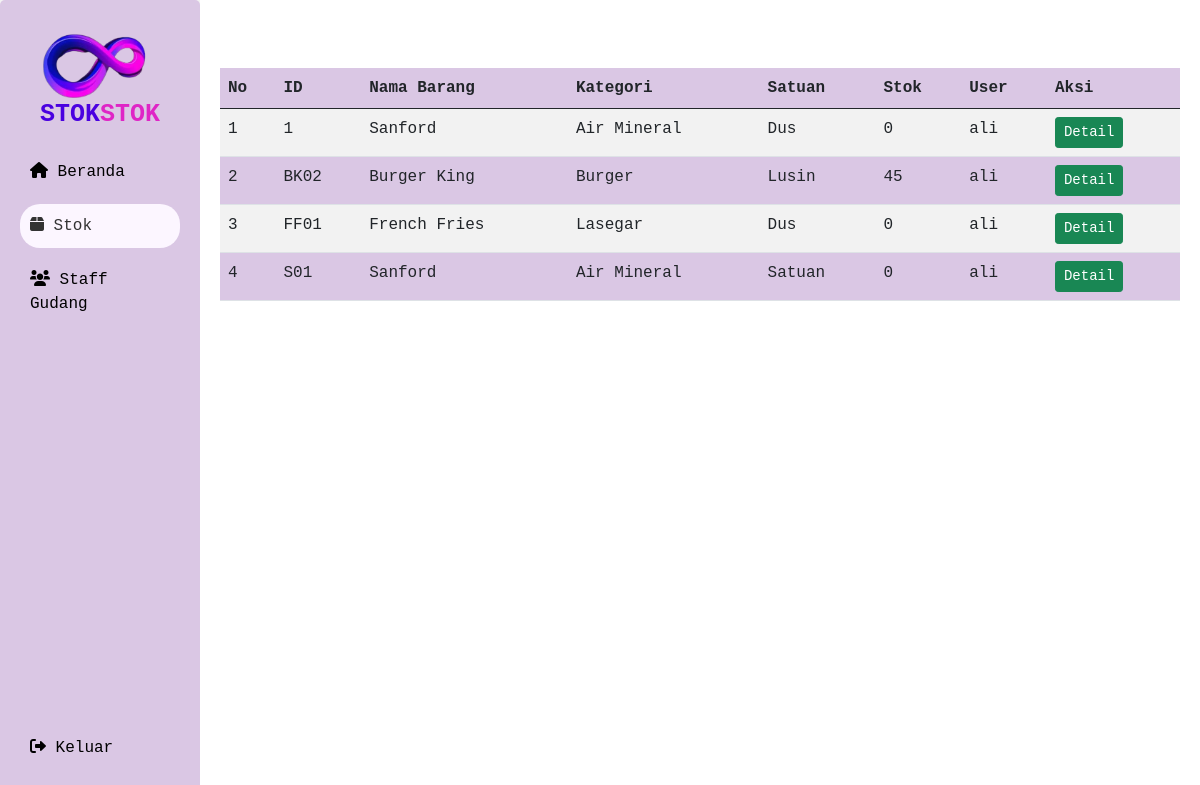
Page /PBL105/admin/stok.php (signed in) on the earlier database version.
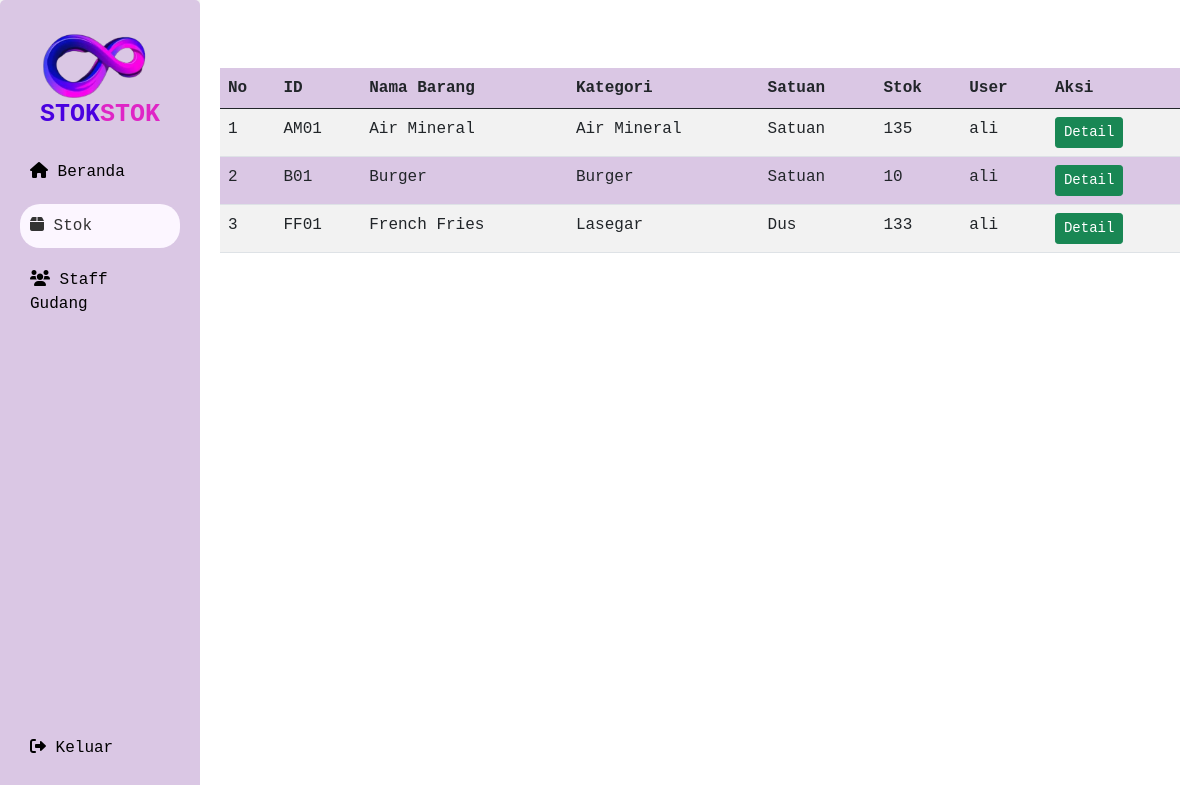
Same page on the later database version.
### tables this page shows
CREATE TABLE `barang` (
  `id_barang` varchar(50) NOT NULL,
  `id_kategori` int(11) NOT NULL,
  `nama_barang` varchar(255) NOT NULL,
  `id_user` int(11) NOT NULL,
  `id_satuan` int(11) NOT NULL,
  `stok` int(11) NOT NULL,
  `gambar` varchar(255) NOT NULL
);

CREATE TABLE `kategori` (
  `id_kategori` int(11) NOT NULL,
  `id_user` int(11) NOT NULL,
  `nama_kategori` varchar(255) NOT NULL,
  `jenis_kategori` varchar(255) NOT NULL
);

CREATE TABLE `satuan` (
  `id_satuan` int(11) NOT NULL,
  `id_user` int(11) NOT NULL,
  `nama_satuan` varchar(255) NOT NULL,
  `jumlah_satuan` int(11) NOT NULL
);

CREATE TABLE `user` (
  `id_user` int(11) NOT NULL,
  `nama` varchar(255) NOT NULL,
  `username` varchar(255) NOT NULL,
  `password` varchar(255) NOT NULL,
  `role` enum('admin','staff') NOT NULL
);

### PBL105/admin/stok.php (the view, shortened to what this page needs)
<?php
include"../koneksi.php";
$id_barang = $_GET['id'] ?? null;
if ($id_barang) {
    $stmt = $conn->prepare("SELECT COUNT(*) FROM barang WHERE id_barang = ?");
    $stmt->execute([$id_barang]);
    $barangCount = $stmt->fetchColumn();
    if ($barangCount == 0) {
        echo "<script>alert('ID Barang tidak ditemukan!'); window.location.href = 'st.php';</script>";
        exit();
    }
    $stmt = $conn->prepare("SELECT * FROM barang JOIN kategori ON barang.id_kategori = kategori.id_kategori JOIN satuan ON barang.id_satuan = satuan.id_satuan WHERE id_barang = ?");
    $stmt->execute([$id_barang]);
    $barang = $stmt->fetch();
    $historyStmt = $conn->prepare("SELECT
                                    id_transaksi_masuk AS id_transaksi,
                                    tanggal_masuk AS tanggal,
                                    'Masuk' AS jenis_transaksi,
                                    jumlah_masuk AS jumlah,
                                    NULL AS catatan
                                FROM transaksi_masuk
                                WHERE id_barang = ?
                                UNION ALL
                                SELECT
                                    id_transaksi_keluar AS id_transaksi,
                                    tanggal_keluar AS tanggal,
                                    'Keluar' AS jenis_transaksi,
                                    jumlah_keluar AS jumlah,
                                    catatan
                                FROM transaksi_keluar
                                WHERE id_barang = ?
                                ORDER BY tanggal ASC");
    $historyStmt->execute([$id_barang, $id_barang]);
    $history = $historyStmt->fetchAll();
} else {
    $stmt = $conn->prepare("SELECT * FROM barang JOIN user ON barang.id_user = user.id_user JOIN kategori ON barang.id_kategori = kategori.id_kategori JOIN satuan ON barang.id_satuan = satuan.id_satuan");
    $stmt->execute();
    $barangList = $stmt->fetchAll();
}
?>
<!DOCTYPE html>
<html lang="en">
<head>
    <link href="https://cdn.jsdelivr.net/npm/bootstrap@5.0.2/dist/css/bootstrap.min.css" rel="stylesheet">
    <link rel="stylesheet" href="https://cdnjs.cloudflare.com/ajax/libs/font-awesome/6.0.0-beta3/css/all.min.css">
</head>
<body>
    <div class="container-fluid">
        <div class="row">
            <div class="col-lg-2 col-xl-2 col-md-4 col-sm-3 sidebar">
            <img src="../gambar/1.png" alt="Logo" width="140" height="80">
                    <h3 class="stok-title" style="color: #4a00e0;">
                        <span>STOK</span><span style="color: rgb(223, 37, 198);">STOK</span>
                    </h3>
                    <a href="dashboard.php">
                <i class="fas fa-home"></i> Beranda
            </a>
            <a style="background-color:rgb(252, 246, 255); color: #333; border-radius: 20px;" href="stok.php">
                <i class="fas fa-box"></i> Stok
            </a>
            <a href="st.php">
                <i class="fas fa-users"></i> Staff Gudang
            </a>
            <a href="../logout.php" style="width:80%" class="logout">
                <i class="fas fa-sign-out-alt"></i> Keluar
            </a>
            </div>
            <div class="col-12 col-lg-10 col-xl-10 col-md-8 col-sm-9 content">
                <?php if ($id_barang): ?>
                    <div class="detail-header">
                        <h3>Detail Barang: <?= htmlspecialchars($barang['nama_barang']) ?></h3>
                    </div>
                    <div class="row mt-4 detail-section">
                        <div class="col-md-4">
                            <div class="card">
                                <img src="../gambar/<?= htmlspecialchars($barang['gambar']) ?>" class="card-img-top" alt="Gambar Barang">
                            </div>
                        </div>
                        <div class="col-md-8">
                            <div class="card p-3">
                                <h5><strong>ID Barang:</strong> <?= htmlspecialchars($barang['id_barang']) ?></h5>
                                <p><strong>Nama Barang:</strong> <?= htmlspecialchars($barang['nama_barang']) ?></p>
                                <p><strong>Stok:</strong> <?= htmlspecialchars($barang['stok']) ?></p>
                                <p><strong>Kategori:</strong> <?= htmlspecialchars($barang['nama_kategori']) ?></p>
                                <p><strong>Satuan:</strong> <?= htmlspecialchars($barang['nama_satuan']) ?></p>
                            </div>
                        </div>
                    </div>
                    <hr>
                    <div class="history-table">
                        <div class="d-flex justify-content-between align-items-center">
                            <h5><strong>Riwayat Stok</strong></h5>
                            <button class="download-btn" id="downloadPDF"><i class="fas fa-download"></i> Download PDF</button>
                        </div>
                        <table class="table table-striped">
                            <thead>
                                <tr>
                                    <th>No</th>
                                    <th>Tanggal</th>
                                    <th>Jenis Transaksi</th>
                                    <th>Jumlah</th>
                                    <th>Catatan</th>
                                </tr>
                            </thead>
                            <tbody>
                                <?php foreach ($history as $no => $entry): ?>
                                    <tr>
                                        <td><?= $no + 1 ?></td>
                                        <td><?= htmlspecialchars($entry['tanggal']) ?></td>
                                        <td><?= htmlspecialchars($entry['jenis_transaksi']) ?></td>
                                        <td><?= htmlspecialchars($entry['jumlah']) ?></td>
                                        <td><?= htmlspecialchars($entry['catatan'] ?? '-') ?></td>
                                    </tr>
                                <?php endforeach; ?>
                            </tbody>
                        </table>
                    </div>
                <?php else: ?>
                    <table class="table table-striped mt-5">
                        <thead style="background-color: rgb(218, 199, 228);">
                            <tr>
                                <th>No</th>
                                <th>ID</th>
                                <th>Nama Barang</th>
                                <th>Kategori</th>
                                <th>Satuan</th>
                                <th>Stok</th>
                                <th>User</th>
                                <th>Aksi</th>
                            </tr>
                        </thead>
                        <tbody>
                            <?php foreach ($barangList as $index => $rawr):
                                $rowStyle = ($index % 2 == 1) ? 'background-color: rgb(218, 199, 228);;' : 'background-color: #fff';
                                ?>
                                <tr style="<?= $rowStyle ?>">
                                    <td><?= $index + 1 ?></td>
                                    <td><?= htmlspecialchars($rawr['id_barang']) ?></td>
                                    <td><?= htmlspecialchars($rawr['nama_barang']) ?></td>
                                    <td><?= htmlspecialchars($rawr['nama_kategori']) ?></td>
                                    <td><?= htmlspecialchars($rawr['nama_satuan']) ?></td>
                                    <td><?= htmlspecialchars($rawr['stok']) ?></td>
                                    <td><?= htmlspecialchars($rawr['nama']) ?></td>
                                    <td>
                                        <a href="?id=<?= $rawr['id_barang'] ?>" class="btn btn-sm btn-success">Detail</a>
                                    </td>
                                </tr>
                            <?php endforeach; ?>
                        </tbody>
                    </table>
                <?php endif; ?>
            </div>
        </div>
    </div>
</body>
</html>

### PBL105/admin/stok.php (style rules this page uses)
body { margin: 0; font-family: "Roboto Mono", monospace; background-color:hsla(0, 0.00%, 95.30%, 0.97); overflow-x: hidden; }
.sidebar { position: fixed; top: 0; left: 0; width: 200px; height: 100vh; background-color:rgb(218, 199, 228); padding: 20px; border-radius: 5px; }
.content { margin-left: 200px; padding: 20px; background-color: #fff; min-height: 100vh; box-sizing: border-box; max-width: 90%; }
.sidebar a { display: block; color: black; padding: 10px; text-decoration: none; margin-bottom: 10px; }
.sidebar .logout { position: absolute; bottom: 20px; left: 20px; }
.stok-title { font-size: 25px; font-weight: bold; text-align: center; margin-bottom: 20px; }

Differences in the rows shown:
removed barang: id_barang "1", nama_barang "Sanford", id_kategori.nama_kategori "Air Mineral", id_satuan.nama_satuan "Dus", stok "0", id_user.nama "ali"
removed barang: id_barang "BK02", nama_barang "Burger King", id_kategori.nama_kategori "Burger", id_satuan.nama_satuan "Lusin", stok "45", id_user.nama "ali"
removed barang: id_barang "S01", nama_barang "Sanford", id_kategori.nama_kategori "Air Mineral", id_satuan.nama_satuan "Satuan", stok "0", id_user.nama "ali"
added barang: id_barang "AM01", nama_barang "Air Mineral", id_kategori.nama_kategori "Air Mineral", id_satuan.nama_satuan "Satuan", stok "135", id_user.nama "ali"
added barang: id_barang "B01", nama_barang "Burger", id_kategori.nama_kategori "Burger", id_satuan.nama_satuan "Satuan", stok "10", id_user.nama "ali"
changed barang "FF01": stok "0" → "133"
